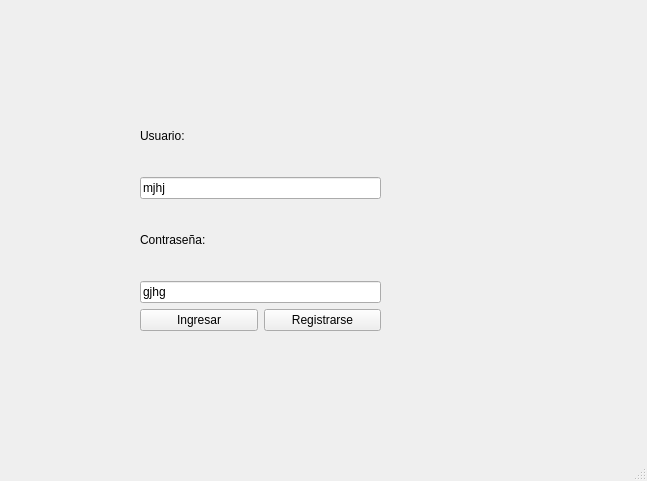
<?xml version="1.0" encoding="UTF-8"?>
<ui version="4.0">
 <class>validacion</class>
 <widget class="QMainWindow" name="validacion">
  <property name="geometry">
   <rect>
    <x>0</x>
    <y>0</y>
    <width>647</width>
    <height>481</height>
   </rect>
  </property>
  <property name="windowTitle">
   <string>MainWindow</string>
  </property>
  <widget class="QWidget" name="centralwidget">
   <widget class="QWidget" name="verticalLayoutWidget">
    <property name="geometry">
     <rect>
      <x>140</x>
      <y>100</y>
      <width>241</width>
      <height>231</height>
     </rect>
    </property>
    <layout class="QVBoxLayout" name="verticalLayout">
     <item>
      <widget class="QLabel" name="label">
       <property name="text">
        <string>Usuario: </string>
       </property>
      </widget>
     </item>
     <item>
      <widget class="QLineEdit" name="pass">
       <property name="text">
        <string>mjhj</string>
       </property>
      </widget>
     </item>
     <item>
      <widget class="QLabel" name="label_2">
       <property name="text">
        <string>Contraseña: </string>
       </property>
      </widget>
     </item>
     <item>
      <widget class="QLineEdit" name="user">
       <property name="text">
        <string>gjhg</string>
       </property>
      </widget>
     </item>
     <item>
      <layout class="QHBoxLayout" name="horizontalLayout">
       <item>
        <widget class="QPushButton" name="ingreso">
         <property name="text">
          <string>Ingresar</string>
         </property>
        </widget>
       </item>
       <item>
        <widget class="QPushButton" name="registro">
         <property name="text">
          <string>Registrarse</string>
         </property>
        </widget>
       </item>
      </layout>
     </item>
    </layout>
   </widget>
  </widget>
  <widget class="QMenuBar" name="menubar">
   <property name="geometry">
    <rect>
     <x>0</x>
     <y>0</y>
     <width>647</width>
     <height>26</height>
    </rect>
   </property>
  </widget>
  <widget class="QStatusBar" name="statusbar"/>
 </widget>
 <resources/>
 <connections/>
</ui>
